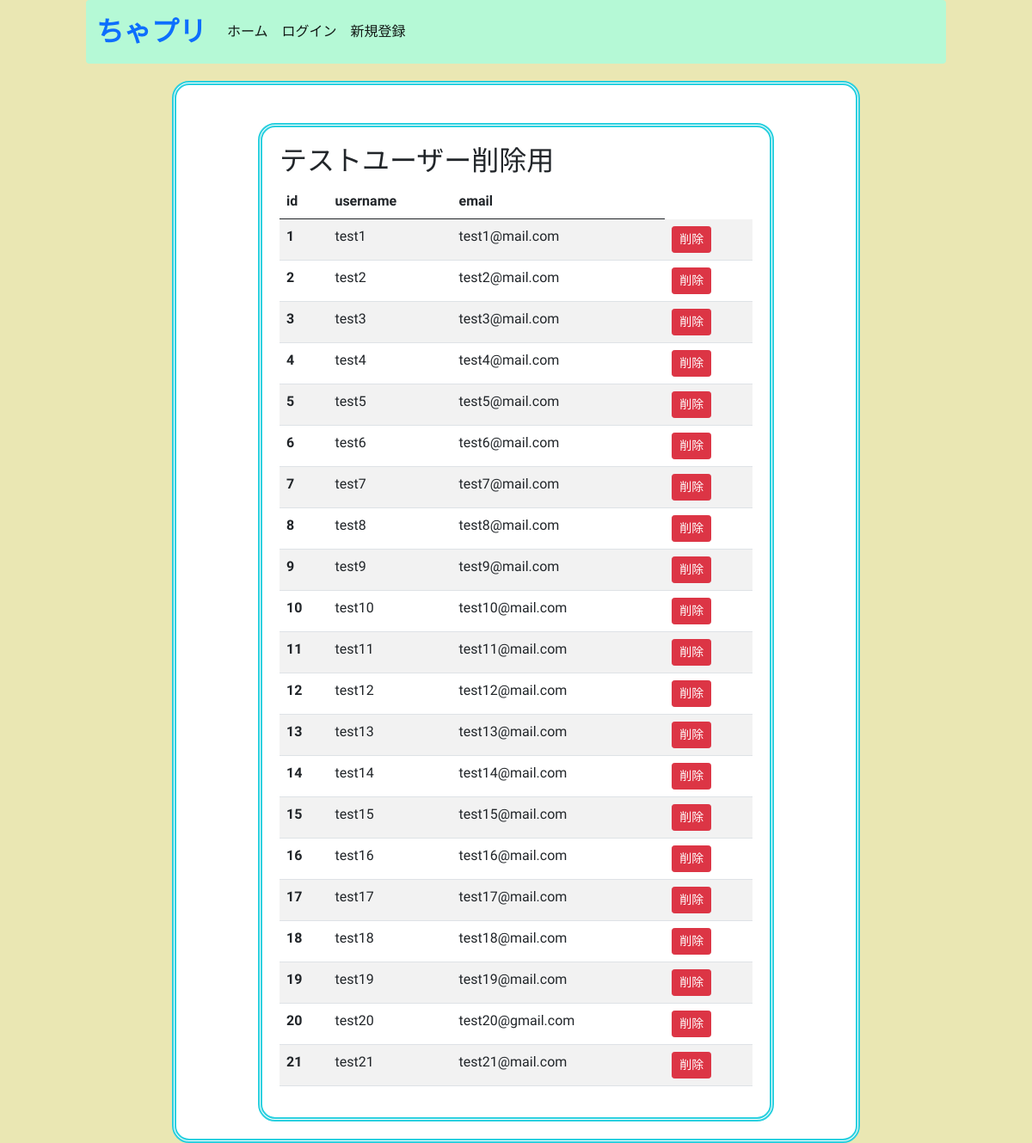
Screenshot of /users with the database file from the repository.
### flaskr/models.py (models this page shows, shortened)
class User(UserMixin, db.Model):
  __tablename__ = 'users'
  id = db.Column(db.Integer, primary_key=True)
  username = db.Column(db.String(64), index=True)
  email = db.Column(db.String(64), unique=True, index=True)
  password = db.Column(
    db.String(128),
    default = generate_password_hash(secrets.token_urlsafe(16)) # デフォルトパスワード
  )
  picture_path = db.Column(db.Text)
  is_active = db.Column(db.Boolean, unique=False, default=False)
  create_at = db.Column(db.DateTime, default=datetime.now) # 管理者用
  update_at = db.Column(db.DateTime, default=datetime.now) # テーブルの流れを確認する際に必要

### flaskr/views.py (the view)
@bp.route('/users')
def user_list():
  users = User.query.all()
  return render_template('user_list.html', users=users)

### flaskr/templates/user_list.html
{% extends "base.html" %}
{% block content %}
<div class="container mt-4">
  <h2>テストユーザー削除用</h2>
  <table class="table table-striped">
    <thead>
      <tr>
        <th scope="col">id</th>
        <th scope="col">username</th>
        <th scope="col">email</th>
      </tr>
    </thead>
    <tbody>
      {% for user in users %}
      <tr>
        <th scope="row">{{ user.id }}</th>
        <td>{{ user.username }}</td>
        <td>{{ user.email }}</td>
        <td>
          <form action="{{ url_for('app.user_delete', id=user.id) }}" method="POST">
            <input class="btn btn-danger btn-sm" type="submit" value="削除">
          </form>
        </td>
      </tr>
      {% endfor %}
    </tbody>
  </table>
</div>
{% endblock %}

### flaskr/templates/base.html (shortened to what this page needs)
<!DOCTYPE html>
<html lang="en">
  <head>
    <link
      href="https://cdn.jsdelivr.net/npm/bootstrap@5.0.2/dist/css/bootstrap.min.css"
      rel="stylesheet"
    />
    <link rel="stylesheet" href="{{ url_for('static', filename='css/style.css') }}">
  </head>
  <body>
    <nav class="navbar navbar-expand-xl navbar-light rounded">
      <div class="container-fluid">
        <a class="navbar-brand fs-2 text-primary" href="#"><b>ちゃプリ</b></a>
        <div class="collapse navbar-collapse" id="navbarLight">
          <ul class="navbar-nav me-auto mb-2 mb-xl-0">
            <li class="nav-item">
              <a class="nav-link active" aria-current="page" href="{{url_for('app.home')}}">ホーム</a>
            </li>
            {% if current_user.is_authenticated %}
            <li class="nav-item">
              <a class="nav-link active" aria-current="page" href="{{url_for('app.user_search')}}">お友達検索</a>
            </li>
            {% else %}
            <li class="nav-item">
              <a class="nav-link active" aria-current="page" href="{{url_for('app.login')}}">ログイン</a>
            </li>
            <li class="nav-item">
              <a class="nav-link active" aria-current="page" href="{{url_for('app.register')}}">新規登録</a>
            </li>
            {% endif %}
          </ul>
        </div>
      </div>
    </nav>
    <div class="container">
    {% block content %}
    {% endblock %}
    </div>
  </body>
</html>

### flaskr/static/css/style.css (style rules this page uses)
body { background-color: #eae7b3; max-width: 1000px; width: 100%; margin: auto; font-family: "Kosugi Maru", sans-serif; font-weight: 400; font-style: normal; }
.navbar { background-color: #b5f9d6; }
.container { background-color: #FFF; padding: 20px; border-radius: 20px; border: thick double #2ad0df; margin-top: 20px; max-width: 80%; }

### rows the page displays
User: id "1", username "test1", email "test1@mail.com"
User: id "2", username "test2", email "test2@mail.com"
User: id "3", username "test3", email "test3@mail.com"
User: id "4", username "test4", email "test4@mail.com"
User: id "5", username "test5", email "test5@mail.com"
User: id "6", username "test6", email "test6@mail.com"
User: id "7", username "test7", email "test7@mail.com"
User: id "8", username "test8", email "test8@mail.com"
User: id "9", username "test9", email "test9@mail.com"
User: id "10", username "test10", email "test10@mail.com"
User: id "11", username "test11", email "test11@mail.com"
User: id "12", username "test12", email "test12@mail.com"
User: id "13", username "test13", email "test13@mail.com"
User: id "14", username "test14", email "test14@mail.com"
User: id "15", username "test15", email "test15@mail.com"
User: id "16", username "test16", email "test16@mail.com"
User: id "17", username "test17", email "test17@mail.com"
User: id "18", username "test18", email "test18@mail.com"
User: id "19", username "test19", email "test19@mail.com"
User: id "20", username "test20", email "test20@gmail.com"
User: id "21", username "test21", email "test21@mail.com"
